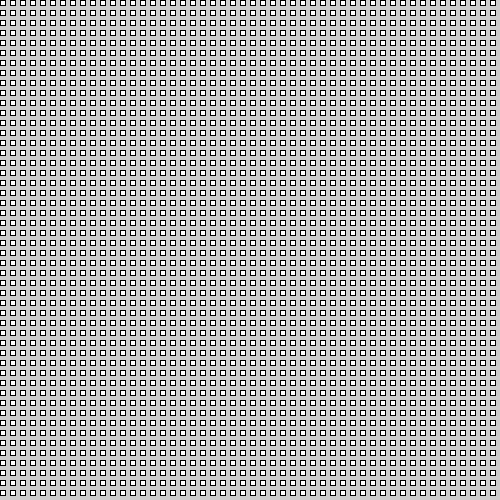
Frame 1 (no input)
Frame 60 (the mouse pressed at the canvas centre just before this capture): identical to frame 1, image omitted
Frame 120 (the mouse held since frame 60 and released just before this capture): identical to frame 1, image omitted

The Processing sketch that drew this single still picture (run headless with seeded random() and noise(); from frame 60 on, the mouse is pressed at the canvas centre):

// Processing sketch: forLoop_bidimensional
// ── forLoop_bidimensional.pde
void setup() {
  size(500, 500);
}

void draw() {
  for (int i=0; i<width; i+=10) {
    for (int j=0; j<height; j+=10) {
      rect(i, j, 5, 5);
    }
  }
}
